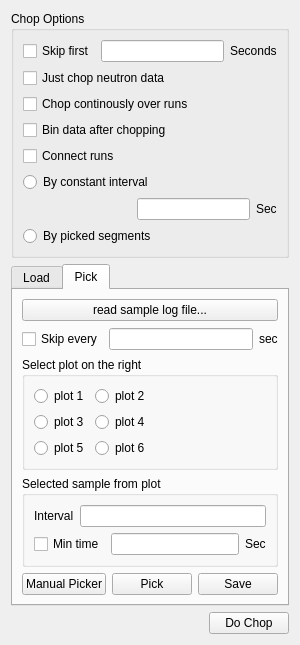
            <widget class="QWidget" name="tab_12">
             <attribute name="title">
              <string>CHOP</string>
             </attribute>
             <layout class="QGridLayout" name="gridLayout_17">
              <item row="0" column="0">
               <layout class="QVBoxLayout" name="verticalLayout_31">
                <item>
                 <widget class="QGroupBox" name="groupBox_2">
                  <property name="title">
                   <string>Chop Options</string>
                  </property>
                  <layout class="QVBoxLayout" name="verticalLayout_27">
                   <item>
                    <layout class="QVBoxLayout" name="verticalLayout_25">
                     <item>
                      <layout class="QGridLayout" name="gridLayout_16">
                       <item row="0" column="0">
                        <widget class="QCheckBox" name="checkBox_10">
                         <property name="text">
                          <string>Skip first</string>
                         </property>
                        </widget>
                       </item>
                       <item row="0" column="1">
                        <widget class="QLineEdit" name="lineEdit_11"/>
                       </item>
                       <item row="0" column="2">
                        <widget class="QLabel" name="label_3">
                         <property name="sizePolicy">
                          <sizepolicy hsizetype="Fixed" vsizetype="Preferred">
                           <horstretch>0</horstretch>
                           <verstretch>0</verstretch>
                          </sizepolicy>
                         </property>
                         <property name="text">
                          <string>Seconds</string>
                         </property>
                        </widget>
                       </item>
                      </layout>
                     </item>
                     <item>
                      <widget class="QCheckBox" name="checkBox_9">
                       <property name="toolTip">
                        <string>&lt;html&gt;&lt;head/&gt;&lt;body&gt;&lt;p&gt;Do not synchronize with log data (loadframe, DAQ, and etc.)&lt;/p&gt;&lt;/body&gt;&lt;/html&gt;</string>
                       </property>
                       <property name="text">
                        <string>Just chop neutron data</string>
                       </property>
                      </widget>
                     </item>
                     <item>
                      <widget class="QCheckBox" name="checkBox_11">
                       <property name="toolTip">
                        <string>&lt;html&gt;&lt;head/&gt;&lt;body&gt;&lt;p&gt;Chop runs i, j, k and respect the real time. &lt;/p&gt;&lt;p&gt;without this option: the reuslt will be &lt;/p&gt;&lt;p&gt;i/file1, i/file2, ..., j/file1, j/file2, ... &lt;/p&gt;&lt;p&gt;&lt;br/&gt;&lt;/p&gt;&lt;p&gt;with this option, the result will be&lt;/p&gt;&lt;p&gt;i/file1, i/file2, ...., i/fileN&lt;/p&gt;&lt;/body&gt;&lt;/html&gt;</string>
                       </property>
                       <property name="text">
                        <string>Chop continously over runs</string>
                       </property>
                      </widget>
                     </item>
                     <item>
                      <widget class="QCheckBox" name="checkBox_8">
                       <property name="text">
                        <string>Bin data after chopping</string>
                       </property>
                      </widget>
                     </item>
                     <item>
                      <widget class="QCheckBox" name="checkBox_12">
                       <property name="toolTip">
                        <string>&lt;html&gt;&lt;head/&gt;&lt;body&gt;&lt;p&gt;Chop runs i, j and k, and remove the time lag between any consecutive runs&lt;/p&gt;&lt;/body&gt;&lt;/html&gt;</string>
                       </property>
                       <property name="text">
                        <string>Connect runs</string>
                       </property>
                      </widget>
                     </item>
                    </layout>
                   </item>
                   <item>
                    <layout class="QVBoxLayout" name="verticalLayout_26">
                     <item>
                      <widget class="QRadioButton" name="radioButton_15">
                       <property name="text">
                        <string>By constant interval</string>
                       </property>
                      </widget>
                     </item>
                     <item>
                      <layout class="QHBoxLayout" name="horizontalLayout_22">
                       <item>
                        <spacer name="horizontalSpacer_8">
                         <property name="orientation">
                          <enum>Qt::Horizontal</enum>
                         </property>
                         <property name="sizeHint" stdset="0">
                          <size>
                           <width>40</width>
                           <height>20</height>
                          </size>
                         </property>
                        </spacer>
                       </item>
                       <item>
                        <widget class="QLineEdit" name="lineEdit_10"/>
                       </item>
                       <item>
                        <widget class="QLabel" name="label_8">
                         <property name="text">
                          <string>Sec</string>
                         </property>
                        </widget>
                       </item>
                      </layout>
                     </item>
                     <item>
                      <widget class="QRadioButton" name="radioButton_14">
                       <property name="text">
                        <string>By picked segments</string>
                       </property>
                      </widget>
                     </item>
                    </layout>
                   </item>
                  </layout>
                 </widget>
                </item>
                <item>
                 <widget class="QTabWidget" name="tabWidget_3">
                  <property name="toolTip">
                   <string>&lt;html&gt;&lt;head/&gt;&lt;body&gt;&lt;p&gt;Enabled if 'By picked segments' is selected&lt;/p&gt;&lt;/body&gt;&lt;/html&gt;</string>
                  </property>
                  <property name="currentIndex">
                   <number>1</number>
                  </property>
                  <widget class="QWidget" name="tab_6">
                   <attribute name="title">
                    <string>Load</string>
                   </attribute>
                   <layout class="QVBoxLayout" name="verticalLayout_28">
                    <item>
                     <widget class="QPushButton" name="pushButton_11">
                      <property name="text">
                       <string>Load time segments</string>
                      </property>
                     </widget>
                    </item>
                    <item>
                     <widget class="QLabel" name="label_19">
                      <property name="text">
                       <string>file name</string>
                      </property>
                     </widget>
                    </item>
                    <item>
                     <widget class="QTableView" name="tableView_2">
                      <property name="toolTip">
                       <string>&lt;html&gt;&lt;head/&gt;&lt;body&gt;&lt;p&gt;Should be editable to add segments by user from UI&lt;/p&gt;&lt;/body&gt;&lt;/html&gt;</string>
                      </property>
                      <property name="sortingEnabled">
                       <bool>false</bool>
                      </property>
                     </widget>
                    </item>
                   </layout>
                  </widget>
                  <widget class="QWidget" name="tab_7">
                   <attribute name="title">
                    <string>Pick</string>
                   </attribute>
                   <layout class="QGridLayout" name="gridLayout_4">
                    <item row="0" column="0">
                     <layout class="QVBoxLayout" name="verticalLayout_30">
                      <item>
                       <layout class="QHBoxLayout" name="horizontalLayout_25">
                        <item>
                         <widget class="QPushButton" name="pushButton_readSampleLogFile">
                          <property name="toolTip">
                           <string>&lt;html&gt;&lt;head/&gt;&lt;body&gt;&lt;p&gt;After loading sample log file (NeXus sample logs), plot the first 6 sample logs in the right graphs&lt;/p&gt;&lt;/body&gt;&lt;/html&gt;</string>
                          </property>
                          <property name="text">
                           <string>read sample log file...</string>
                          </property>
                         </widget>
                        </item>
                       </layout>
                      </item>
                      <item>
                       <layout class="QHBoxLayout" name="horizontalLayout_24">
                        <item>
                         <widget class="QCheckBox" name="checkBox_27">
                          <property name="toolTip">
                           <string>&lt;html&gt;&lt;head/&gt;&lt;body&gt;&lt;p&gt;Resolution for plotting&lt;/p&gt;&lt;/body&gt;&lt;/html&gt;</string>
                          </property>
                          <property name="text">
                           <string>Skip every</string>
                          </property>
                         </widget>
                        </item>
                        <item>
                         <widget class="QLineEdit" name="lineEdit_14"/>
                        </item>
                        <item>
                         <widget class="QLabel" name="label_18">
                          <property name="text">
                           <string>sec</string>
                          </property>
                         </widget>
                        </item>
                       </layout>
                      </item>
                      <item>
                       <layout class="QHBoxLayout" name="horizontalLayout_26">
                        <item>
                         <widget class="QGroupBox" name="groupBox_14">
                          <property name="toolTip">
                           <string>&lt;html&gt;&lt;head/&gt;&lt;body&gt;&lt;p&gt;Only 1 of the plot can be selected&lt;/p&gt;&lt;/body&gt;&lt;/html&gt;</string>
                          </property>
                          <property name="title">
                           <string>Select plot on the right</string>
                          </property>
                          <layout class="QFormLayout" name="formLayout_2">
                           <item row="0" column="0">
                            <widget class="QRadioButton" name="radioButton_24">
                             <property name="text">
                              <string>plot 1</string>
                             </property>
                            </widget>
                           </item>
                           <item row="0" column="1">
                            <widget class="QRadioButton" name="radioButton_28">
                             <property name="text">
                              <string>plot 2</string>
                             </property>
                            </widget>
                           </item>
                           <item row="1" column="0">
                            <widget class="QRadioButton" name="radioButton_26">
                             <property name="text">
                              <string>plot 3</string>
                             </property>
                            </widget>
                           </item>
                           <item row="1" column="1">
                            <widget class="QRadioButton" name="radioButton_29">
                             <property name="text">
                              <string>plot 4</string>
                             </property>
                            </widget>
                           </item>
                           <item row="2" column="0">
                            <widget class="QRadioButton" name="radioButton_27">
                             <property name="text">
                              <string>plot 5</string>
                             </property>
                            </widget>
                           </item>
                           <item row="2" column="1">
                            <widget class="QRadioButton" name="radioButton_30">
                             <property name="text">
                              <string>plot 6</string>
                             </property>
                            </widget>
                           </item>
                          </layout>
                         </widget>
                        </item>
                       </layout>
                      </item>
                      <item>
                       <widget class="QGroupBox" name="groupBox_3">
                        <property name="title">
                         <string>Selected sample from plot</string>
                        </property>
                        <layout class="QVBoxLayout" name="verticalLayout_29">
                         <item>
                          <layout class="QHBoxLayout" name="horizontalLayout_28">
                           <item>
                            <widget class="QLabel" name="label_16">
                             <property name="toolTip">
                              <string>&lt;html&gt;&lt;head/&gt;&lt;body&gt;&lt;p&gt;Sample value interval&lt;/p&gt;&lt;/body&gt;&lt;/html&gt;</string>
                             </property>
                             <property name="text">
                              <string>Interval</string>
                             </property>
                            </widget>
                           </item>
                           <item>
                            <widget class="QLineEdit" name="lineEdit_12"/>
                           </item>
                          </layout>
                         </item>
                         <item>
                          <layout class="QHBoxLayout" name="horizontalLayout_29">
                           <item>
                            <widget class="QCheckBox" name="checkBox_26">
                             <property name="toolTip">
                              <string>&lt;html&gt;&lt;head/&gt;&lt;body&gt;&lt;p&gt;minimum time for each segment from sample interval;&lt;/p&gt;&lt;p&gt;if the segment has time shorter than this setup, the statistic of the data is bad and thus to discard. &lt;/p&gt;&lt;/body&gt;&lt;/html&gt;</string>
                             </property>
                             <property name="text">
                              <string>Min time</string>
                             </property>
                            </widget>
                           </item>
                           <item>
                            <widget class="QLineEdit" name="lineEdit_13"/>
                           </item>
                           <item>
                            <widget class="QLabel" name="label_17">
                             <property name="text">
                              <string>Sec</string>
                             </property>
                            </widget>
                           </item>
                          </layout>
                         </item>
                        </layout>
                       </widget>
                      </item>
                      <item>
                       <layout class="QHBoxLayout" name="horizontalLayout_30">
                        <item>
                         <widget class="QPushButton" name="pushButton_17">
                          <property name="toolTip">
                           <string>&lt;html&gt;&lt;head/&gt;&lt;body&gt;&lt;p&gt;Pop up 'Log Picker'&lt;/p&gt;&lt;/body&gt;&lt;/html&gt;</string>
                          </property>
                          <property name="text">
                           <string>Manual Picker</string>
                          </property>
                         </widget>
                        </item>
                        <item>
                         <widget class="QPushButton" name="pushButton_16">
                          <property name="toolTip">
                           <string>&lt;html&gt;&lt;head/&gt;&lt;body&gt;&lt;p&gt;Indicate the boundary of each segment&lt;/p&gt;&lt;/body&gt;&lt;/html&gt;</string>
                          </property>
                          <property name="text">
                           <string>Pick</string>
                          </property>
                         </widget>
                        </item>
                        <item>
                         <widget class="QPushButton" name="pushButton_18">
                          <property name="toolTip">
                           <string>&lt;html&gt;&lt;head/&gt;&lt;body&gt;&lt;p&gt;Save:&lt;/p&gt;&lt;p&gt;1. update to table in tab 'Load';&lt;/p&gt;&lt;p&gt;2. save to a file specified by user;&lt;/p&gt;&lt;/body&gt;&lt;/html&gt;</string>
                          </property>
                          <property name="text">
                           <string>Save</string>
                          </property>
                         </widget>
                        </item>
                       </layout>
                      </item>
                     </layout>
                    </item>
                   </layout>
                  </widget>
                 </widget>
                </item>
               </layout>
              </item>
              <item row="1" column="0">
               <layout class="QHBoxLayout" name="horizontalLayout_23">
                <item>
                 <spacer name="horizontalSpacer_9">
                  <property name="orientation">
                   <enum>Qt::Horizontal</enum>
                  </property>
                  <property name="sizeHint" stdset="0">
                   <size>
                    <width>40</width>
                    <height>20</height>
                   </size>
                  </property>
                 </spacer>
                </item>
                <item>
                 <widget class="QPushButton" name="pushButton_chopData">
                  <property name="text">
                   <string>Do Chop</string>
                  </property>
                 </widget>
                </item>
               </layout>
              </item>
             </layout>
            </widget>
